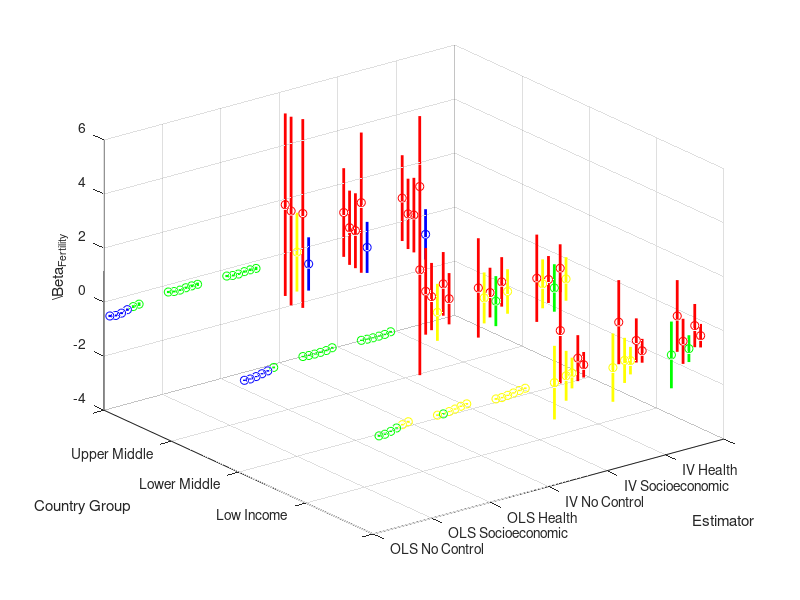

Write the MATLAB code that produced this figure.
X=csvread("YrSch1.csv");

x=X(:,1);
y=X(:,2);
z=X(:,3);
e=X(:,5);

a=find(z<-0.5);
b=find(z>=-0.5 & z<-0.25);
c=find(z>=-0.25 & z<0);
d=find(z>=0 & z<0.25);
ee=find(z>=0.25 & z<0.5);
f=find(z>=0.5);

h=plot3(x(a),y(a),z(a),'ob');
      hold on
      plot3(x(b),y(b),z(b),'og');
      plot3(x(c),y(c),z(c),'oy');
      plot3(x(d),y(d),z(d),'or');
      plot3(x(ee),y(ee),z(ee),'or');
      plot3(x(f),y(f),z(f),'or');

for i=1:length(x(a))
        xVa = [x(a(i)); x(a(i))];
        yVa = [y(a(i)); y(a(i))];
        zMina = z(a(i)) + e(a(i));
        zMaxa = z(a(i)) - e(a(i));

        zVa = [zMina, zMaxa];
        % draw vertical error bar
        h=plot3(xVa, yVa, zVa, '-b');
        set(h, 'LineWidth', 2);
end


for i=1:length(x(b))
        xVb = [x(b(i)); x(b(i))];
        yVb = [y(b(i)); y(b(i))];
        zMinb = z(b(i)) + e(b(i));
        zMaxb = z(b(i)) - e(b(i));

        zVb = [zMinb, zMaxb];
        % draw vertical error bar
        h=plot3(xVb, yVb, zVb, '-g');
        set(h, 'LineWidth', 2);
end
for i=1:length(x(c))
        xVc = [x(c(i)); x(c(i))];
        yVc = [y(c(i)); y(c(i))];
        zMinc = z(c(i)) + e(c(i));
        zMaxc = z(c(i)) - e(c(i));

        zVc = [zMinc, zMaxc];
        % draw vertical error bar
        h=plot3(xVc, yVc, zVc, '-y');
        set(h, 'LineWidth', 2);

end
for i=1:length(x(d))
        xVd = [x(d(i)); x(d(i))];
        yVd = [y(d(i)); y(d(i))];
        zMind = z(d(i)) + e(d(i));
        zMaxd = z(d(i)) - e(d(i));

        zVd = [zMind, zMaxd];
        % draw vertical error bar
        h=plot3(xVd, yVd, zVd, '-r');
        set(h, 'LineWidth', 2);
end
for i=1:length(x(ee))
        xVee = [x(ee(i)); x(ee(i))];
        yVee = [y(ee(i)); y(ee(i))];
        zMinee = z(ee(i)) + e(ee(i));
        zMaxee = z(ee(i)) - e(ee(i));

        zVee = [zMinee, zMaxee];
        % draw vertical error bar
        h=plot3(xVee, yVee, zVee, '-r');
        set(h, 'LineWidth', 2);
end
for i=1:length(x(f))
        xVf = [x(f(i)); x(f(i))];
        yVf = [y(f(i)); y(f(i))];
        zMinf = z(f(i)) + e(f(i));
        zMaxf = z(f(i)) - e(f(i));

        zVf = [zMinf, zMaxf];
        % draw vertical error bar
        h=plot3(xVf, yVf, zVf, '-r');
        set(h, 'LineWidth', 2);
end
set(gca,'YTickLabel',{' ', 'Low Income     ', 'Lower Middle     ', 'Upper Middle    '})
set(gca,'XTickLabel',{'OLS No Control     ', 'OLS Socioeconomic     ', 'OLS Health    ', 'IV No Control     ', 'IV Socioeconomic     ', 'IV Health    ', ' '})
xlabel('Estimator');
ylabel('Country Group');
zlabel('\Beta_{Fertility}');
grid on
%axis square
axis xy
%L = legend('\beta<-0.5', '-0.5<\beta<-0.25', '-0.25<\beta<-0', '\beta>0', location, 'NorthEastOutside');

hold off



